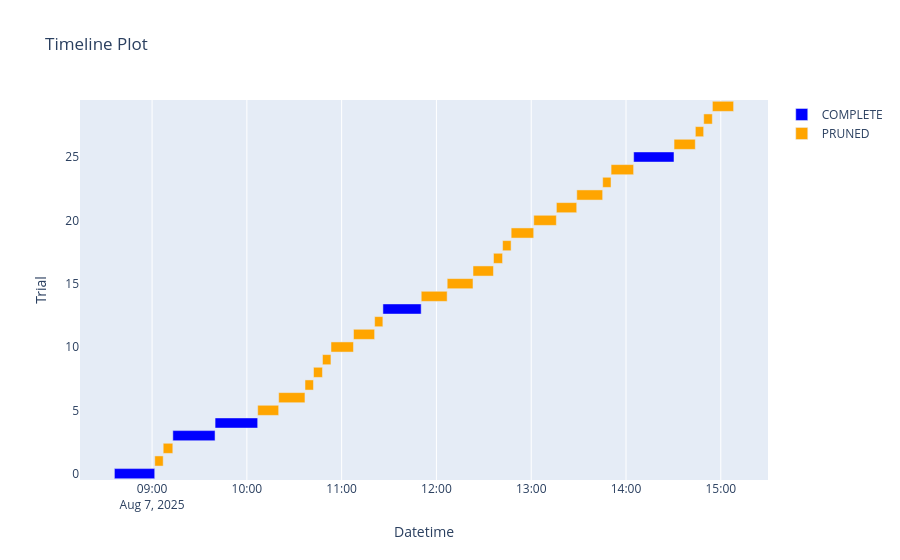

Here is the notebook cell this chart was saved with:
### Code cell
optuna.visualization.plot_timeline(study)

### Figure 1 — Plotly figure (JSON) as saved in the notebook; plotly's stock layout.template omitted (floating-point values rounded to 4 significant figures)
{"data": [{"base": ["2025-08-07T08:36:09.119500", "2025-08-07T09:13:08.295879", "2025-08-07T09:39:52.952430", "2025-08-07T11:26:07.414578", "2025-08-07T14:04:50.907602"], "hovertemplate": "%{text}<extra>COMPLETE</extra>", "marker": {"color": "blue"}, "name": "COMPLETE", "orientation": "h", "text": ["{<br>  \"number\": 0,<br>  \"values\": [<br>    0.048521220684051514<br>  ],<br>  \"params\": {<br>    \"backbone_LR\": 5.299479227923504e-05,<br>    \"head_LR\": 1.8497553558945934e-05,<br>    \"weight_decay\": 0.16254690047661538,<br>    \"batch_size\": 32,<br>    \"head_layer_1\": 128,<br>    \"num_layers\": 1,<br>    \"dropout\": 0.0<br>  }<br>}", "{<br>  \"number\": 3,<br>  \"values\": [<br>    0.4414251446723938<br>  ],<br>  \"params\": {<br>    \"backbone_LR\": 0.0003170163257892692,<br>    \"head_LR\": 0.00996224493130593,<br>    \"weight_decay\": 0.09956881097711552,<br>    \"batch_size\": 16,<br>    \"head_layer_1\": 256,<br>    \"num_layers\": 2,<br>    \"head_layer_2\": 1024,<br>    \"dropout\": 0.1<br>  }<br>}", "{<br>  \"number\": 4,<br>  \"values\": [<br>    0.04346942901611328<br>  ],<br>  \"params\": {<br>    \"backbone_LR\": 2.77388140215849e-06,<br>    \"head_LR\": 0.0024219966477544725,<br>    \"weight_decay\": 0.0002890716668205476,<br>    \"batch_size\": 16,<br>    \"head_layer_1\": 2048,<br>    \"num_layers\": 1,<br>    \"dropout\": 0.0<br>  }<br>}", "{<br>  \"number\": 13,<br>  \"values\": [<br>    0.06389051675796509<br>  ],<br>  \"params\": {<br>    \"backbone_LR\": 1.8283296068836966e-05,<br>    \"head_LR\": 0.0004116459631523911,<br>    \"weight_decay\": 7.682261522498476e-05,<br>    \"batch_size\": 64,<br>    \"head_layer_1\": 256,<br>    \"num_layers\": 1,<br>    \"dropout\": 0.0<br>  }<br>}", "{<br>  \"number\": 25,<br>  \"values\": [<br>    0.05629324913024902<br>  ],<br>  \"params\": {<br>    \"backbone_LR\": 8.418689038464323e-06,<br>    \"head_LR\": 0.0001740830640435057,<br>    \"weight_decay\": 0.0005187324905825946,<br>    \"batch_size\": 32,<br>    \"head_layer_1\": 256,<br>    \"num_layers\": 1,<br>    \"dropout\": 0.0<br>  }<br>}"], "textposition": "none", "type": "bar", "x": [1532000.0, 1604000.0, 1618000.0, 1453000.0, 1532000.0], "y": [0, 3, 4, 13, 25]}, {"base": ["2025-08-07T09:01:41.224320", "2025-08-07T09:07:02.733451", "2025-08-07T10:06:51.793721", "2025-08-07T10:20:08.445461", "2025-08-07T10:36:48.010308", "2025-08-07T10:42:11.374400", "2025-08-07T10:47:52.624054", "2025-08-07T10:53:15.295590", "2025-08-07T11:07:30.540930", "2025-08-07T11:20:53.244654", "2025-08-07T11:50:22.371310", "2025-08-07T12:06:48.549949", "2025-08-07T12:23:09.766825", "2025-08-07T12:36:07.668812", "2025-08-07T12:41:52.839666", "2025-08-07T12:47:18.054734", "2025-08-07T13:01:36.500342", "2025-08-07T13:15:56.181056", "2025-08-07T13:28:50.086507", "2025-08-07T13:45:14.828743", "2025-08-07T13:50:33.422264", "2025-08-07T14:30:24.830455", "2025-08-07T14:43:53.961851", "2025-08-07T14:49:11.259550", "2025-08-07T14:54:41.290758"], "hovertemplate": "%{text}<extra>PRUNED</extra>", "marker": {"color": "orange"}, "name": "PRUNED", "orientation": "h", "text": ["{<br>  \"number\": 1,<br>  \"values\": [<br>    0.4686583876609802<br>  ],<br>  \"params\": {<br>    \"backbone_LR\": 3.4966725978931576e-05,<br>    \"head_LR\": 0.0017418288167047554,<br>    \"weight_decay\": 1.500480768783285e-05,<br>    \"batch_size\": 32,<br>    \"head_layer_1\": 256,<br>    \"num_layers\": 2,<br>    \"head_layer_2\": 2048,<br>    \"dropout\": 0.4<br>  }<br>}", "{<br>  \"number\": 2,<br>  \"values\": [<br>    0.4414251446723938<br>  ],<br>  \"params\": {<br>    \"backbone_LR\": 4.728937042508238e-05,<br>    \"head_LR\": 0.0023323051643800133,<br>    \"weight_decay\": 0.20168688844643,<br>    \"batch_size\": 16,<br>    \"head_layer_1\": 256,<br>    \"num_layers\": 2,<br>    \"head_layer_2\": 128,<br>    \"dropout\": 0.30000000000000004<br>  }<br>}", "{<br>  \"number\": 5,<br>  \"values\": [<br>    0.36637991666793823<br>  ],<br>  \"params\": {<br>    \"backbone_LR\": 2.8374455570360322e-05,<br>    \"head_LR\": 0.00017155224608036968,<br>    \"weight_decay\": 0.06600798850228587,<br>    \"batch_size\": 32,<br>    \"head_layer_1\": 1024,<br>    \"num_layers\": 1,<br>    \"dropout\": 0.2<br>  }<br>}", "{<br>  \"number\": 6,<br>  \"values\": [<br>    0.47139543294906616<br>  ],<br>  \"params\": {<br>    \"backbone_LR\": 7.45881499782643e-05,<br>    \"head_LR\": 0.0001966683986364975,<br>    \"weight_decay\": 0.00022290302259173736,<br>    \"batch_size\": 8,<br>    \"head_layer_1\": 128,<br>    \"num_layers\": 2,<br>    \"head_layer_2\": 512,<br>    \"dropout\": 0.30000000000000004<br>  }<br>}", "{<br>  \"number\": 7,<br>  \"values\": [<br>    0.4745052456855774<br>  ],<br>  \"params\": {<br>    \"backbone_LR\": 0.00012796056136219475,<br>    \"head_LR\": 5.971338027113512e-05,<br>    \"weight_decay\": 1.583015507038831e-05,<br>    \"batch_size\": 32,<br>    \"head_layer_1\": 2048,<br>    \"num_layers\": 2,<br>    \"head_layer_2\": 128,<br>    \"dropout\": 0.2<br>  }<br>}", "{<br>  \"number\": 8,<br>  \"values\": [<br>    0.42052167654037476<br>  ],<br>  \"params\": {<br>    \"backbone_LR\": 5.962629965116486e-06,<br>    \"head_LR\": 0.0012101325698308217,<br>    \"weight_decay\": 0.0006079105393424596,<br>    \"batch_size\": 16,<br>    \"head_layer_1\": 2048,<br>    \"num_layers\": 1,<br>    \"dropout\": 0.1<br>  }<br>}", "{<br>  \"number\": 9,<br>  \"values\": [<br>    0.5727834701538086<br>  ],<br>  \"params\": {<br>    \"backbone_LR\": 1.2952118377654994e-06,<br>    \"head_LR\": 9.273233978682013e-06,<br>    \"weight_decay\": 0.011280299500689749,<br>    \"batch_size\": 32,<br>    \"head_layer_1\": 2048,<br>    \"num_layers\": 1,<br>    \"dropout\": 0.1<br>  }<br>}", "{<br>  \"number\": 10,<br>  \"values\": [<br>    0.054033517837524414<br>  ],<br>  \"params\": {<br>    \"backbone_LR\": 1.3707593927978383e-06,<br>    \"head_LR\": 1.4787603260165054e-05,<br>    \"weight_decay\": 0.0002721585473728088,<br>    \"batch_size\": 16,<br>    \"head_layer_1\": 1024,<br>    \"num_layers\": 1,<br>    \"dropout\": 0.0<br>  }<br>}", "{<br>  \"number\": 11,<br>  \"values\": [<br>    0.044832468032836914<br>  ],<br>  \"params\": {<br>    \"backbone_LR\": 7.060860442981818e-05,<br>    \"head_LR\": 5.4479231757689555e-05,<br>    \"weight_decay\": 0.06915384003731613,<br>    \"batch_size\": 32,<br>    \"head_layer_1\": 128,<br>    \"num_layers\": 1,<br>    \"dropout\": 0.0<br>  }<br>}", "{<br>  \"number\": 12,<br>  \"values\": [<br>    0.05353444814682007<br>  ],<br>  \"params\": {<br>    \"backbone_LR\": 0.0005235330815724895,<br>    \"head_LR\": 2.4058397817879906e-06,<br>    \"weight_decay\": 0.2723555222264986,<br>    \"batch_size\": 64,<br>    \"head_layer_1\": 256,<br>    \"num_layers\": 1,<br>    \"dropout\": 0.0<br>  }<br>}", "{<br>  \"number\": 14,<br>  \"values\": [<br>    0.048501551151275635<br>  ],<br>  \"params\": {<br>    \"backbone_LR\": 1.381476525023312e-05,<br>    \"head_LR\": 2.7560574425306057e-06,<br>    \"weight_decay\": 0.34982100886056844,<br>    \"batch_size\": 8,<br>    \"head_layer_1\": 128,<br>    \"num_layers\": 2,<br>    \"head_layer_2\": 256,<br>    \"dropout\": 0.0<br>  }<br>}", "{<br>  \"number\": 15,<br>  \"values\": [<br>    0.05434781312942505<br>  ],<br>  \"params\": {<br>    \"backbone_LR\": 1.532714503202842e-06,<br>    \"head_LR\": 0.007472724940537802,<br>    \"weight_decay\": 0.04599324220996305,<br>    \"batch_size\": 8,<br>    \"head_layer_1\": 128,<br>    \"num_layers\": 1,<br>    \"dropout\": 0.0<br>  }<br>}", "{<br>  \"number\": 16,<br>  \"values\": [<br>    0.46821993589401245<br>  ],<br>  \"params\": {<br>    \"backbone_LR\": 3.3422333605090772e-06,<br>    \"head_LR\": 0.0024571428164155344,<br>    \"weight_decay\": 4.3809853301082205e-05,<br>    \"batch_size\": 64,<br>    \"head_layer_1\": 2048,<br>    \"num_layers\": 2,<br>    \"head_layer_2\": 2048,<br>    \"dropout\": 0.1<br>  }<br>}", "{<br>  \"number\": 17,<br>  \"values\": [<br>    0.6307324171066284<br>  ],<br>  \"params\": {<br>    \"backbone_LR\": 5.58605656413116e-05,<br>    \"head_LR\": 2.8870683846218174e-06,<br>    \"weight_decay\": 0.04665976111231914,<br>    \"batch_size\": 16,<br>    \"head_layer_1\": 512,<br>    \"num_layers\": 1,<br>    \"dropout\": 0.1<br>  }<br>}", "{<br>  \"number\": 18,<br>  \"values\": [<br>    0.4359933137893677<br>  ],<br>  \"params\": {<br>    \"backbone_LR\": 2.6646900995115835e-05,<br>    \"head_LR\": 1.699340947779632e-06,<br>    \"weight_decay\": 0.2567117900023788,<br>    \"batch_size\": 32,<br>    \"head_layer_1\": 128,<br>    \"num_layers\": 1,<br>    \"dropout\": 0.1<br>  }<br>}", "{<br>  \"number\": 19,<br>  \"values\": [<br>    0.0422704815864563<br>  ],<br>  \"params\": {<br>    \"backbone_LR\": 3.219572956831097e-05,<br>    \"head_LR\": 0.0056595317770554935,<br>    \"weight_decay\": 0.019997750293733584,<br>    \"batch_size\": 16,<br>    \"head_layer_1\": 512,<br>    \"num_layers\": 1,<br>    \"dropout\": 0.0<br>  }<br>}", "{<br>  \"number\": 20,<br>  \"values\": [<br>    0.04498791694641113<br>  ],<br>  \"params\": {<br>    \"backbone_LR\": 0.00019065452240061835,<br>    \"head_LR\": 6.778962828324505e-05,<br>    \"weight_decay\": 5.064972070825933e-05,<br>    \"batch_size\": 16,<br>    \"head_layer_1\": 2048,<br>    \"num_layers\": 1,<br>    \"dropout\": 0.0<br>  }<br>}", "{<br>  \"number\": 21,<br>  \"values\": [<br>    0.05829620361328125<br>  ],<br>  \"params\": {<br>    \"backbone_LR\": 2.815453185355767e-05,<br>    \"head_LR\": 0.0038787088076609024,<br>    \"weight_decay\": 0.00025016059051128064,<br>    \"batch_size\": 64,<br>    \"head_layer_1\": 256,<br>    \"num_layers\": 1,<br>    \"dropout\": 0.0<br>  }<br>}", "{<br>  \"number\": 22,<br>  \"values\": [<br>    0.3386566638946533<br>  ],<br>  \"params\": {<br>    \"backbone_LR\": 2.2094326516097654e-06,<br>    \"head_LR\": 0.0051667127705360485,<br>    \"weight_decay\": 4.846022292541985e-05,<br>    \"batch_size\": 8,<br>    \"head_layer_1\": 2048,<br>    \"num_layers\": 1,<br>    \"dropout\": 0.1<br>  }<br>}", "{<br>  \"number\": 23,<br>  \"values\": [<br>    0.049730539321899414<br>  ],<br>  \"params\": {<br>    \"backbone_LR\": 2.2315122763827487e-05,<br>    \"head_LR\": 1.609452116653655e-05,<br>    \"weight_decay\": 4.276392419026493e-05,<br>    \"batch_size\": 64,<br>    \"head_layer_1\": 256,<br>    \"num_layers\": 1,<br>    \"dropout\": 0.0<br>  }<br>}", "{<br>  \"number\": 24,<br>  \"values\": [<br>    0.044970691204071045<br>  ],<br>  \"params\": {<br>    \"backbone_LR\": 4.498669967306328e-06,<br>    \"head_LR\": 0.004332041227519456,<br>    \"weight_decay\": 8.427579214234292e-05,<br>    \"batch_size\": 16,<br>    \"head_layer_1\": 128,<br>    \"num_layers\": 1,<br>    \"dropout\": 0.0<br>  }<br>}", "{<br>  \"number\": 26,<br>  \"values\": [<br>    0.05159872770309448<br>  ],<br>  \"params\": {<br>    \"backbone_LR\": 2.9228771133499736e-05,<br>    \"head_LR\": 0.00020064077936074288,<br>    \"weight_decay\": 0.0016685202995774856,<br>    \"batch_size\": 32,<br>    \"head_layer_1\": 256,<br>    \"num_layers\": 2,<br>    \"head_layer_2\": 256,<br>    \"dropout\": 0.0<br>  }<br>}", "{<br>  \"number\": 27,<br>  \"values\": [<br>    0.05385631322860718<br>  ],<br>  \"params\": {<br>    \"backbone_LR\": 1.8452234517286427e-06,<br>    \"head_LR\": 0.0008634204995436066,<br>    \"weight_decay\": 0.0028103377326406985,<br>    \"batch_size\": 64,<br>    \"head_layer_1\": 512,<br>    \"num_layers\": 1,<br>    \"dropout\": 0.0<br>  }<br>}", "{<br>  \"number\": 28,<br>  \"values\": [<br>    0.04683631658554077<br>  ],<br>  \"params\": {<br>    \"backbone_LR\": 7.065564414827323e-06,<br>    \"head_LR\": 0.0005115628303948357,<br>    \"weight_decay\": 0.005162735950272407,<br>    \"batch_size\": 32,<br>    \"head_layer_1\": 256,<br>    \"num_layers\": 1,<br>    \"dropout\": 0.0<br>  }<br>}", "{<br>  \"number\": 29,<br>  \"values\": [<br>    0.05871373414993286<br>  ],<br>  \"params\": {<br>    \"backbone_LR\": 1.7139091164734152e-06,<br>    \"head_LR\": 0.006021088789937998,<br>    \"weight_decay\": 1.523570540648137e-05,<br>    \"batch_size\": 32,<br>    \"head_layer_1\": 256,<br>    \"num_layers\": 1,<br>    \"dropout\": 0.0<br>  }<br>}"], "textposition": "none", "type": "bar", "x": [321000.0, 364900.0, 795900.0, 998400.0, 322000.0, 339900.0, 321300.0, 853800.0, 801200.0, 312600.0, 984600.0, 979600.0, 776200.0, 343600.0, 323600.0, 856800.0, 858000.0, 772200.0, 983000.0, 316800.0, 855100.0, 806700.0, 315300.0, 327500.0, 805300.0], "y": [1, 2, 5, 6, 7, 8, 9, 10, 11, 12, 14, 15, 16, 17, 18, 19, 20, 21, 22, 23, 24, 26, 27, 28, 29]}], "layout": {"showlegend": true, "title": {"text": "Timeline Plot"}, "xaxis": {"title": {"text": "Datetime"}, "type": "date"}, "yaxis": {"title": {"text": "Trial"}}}}
